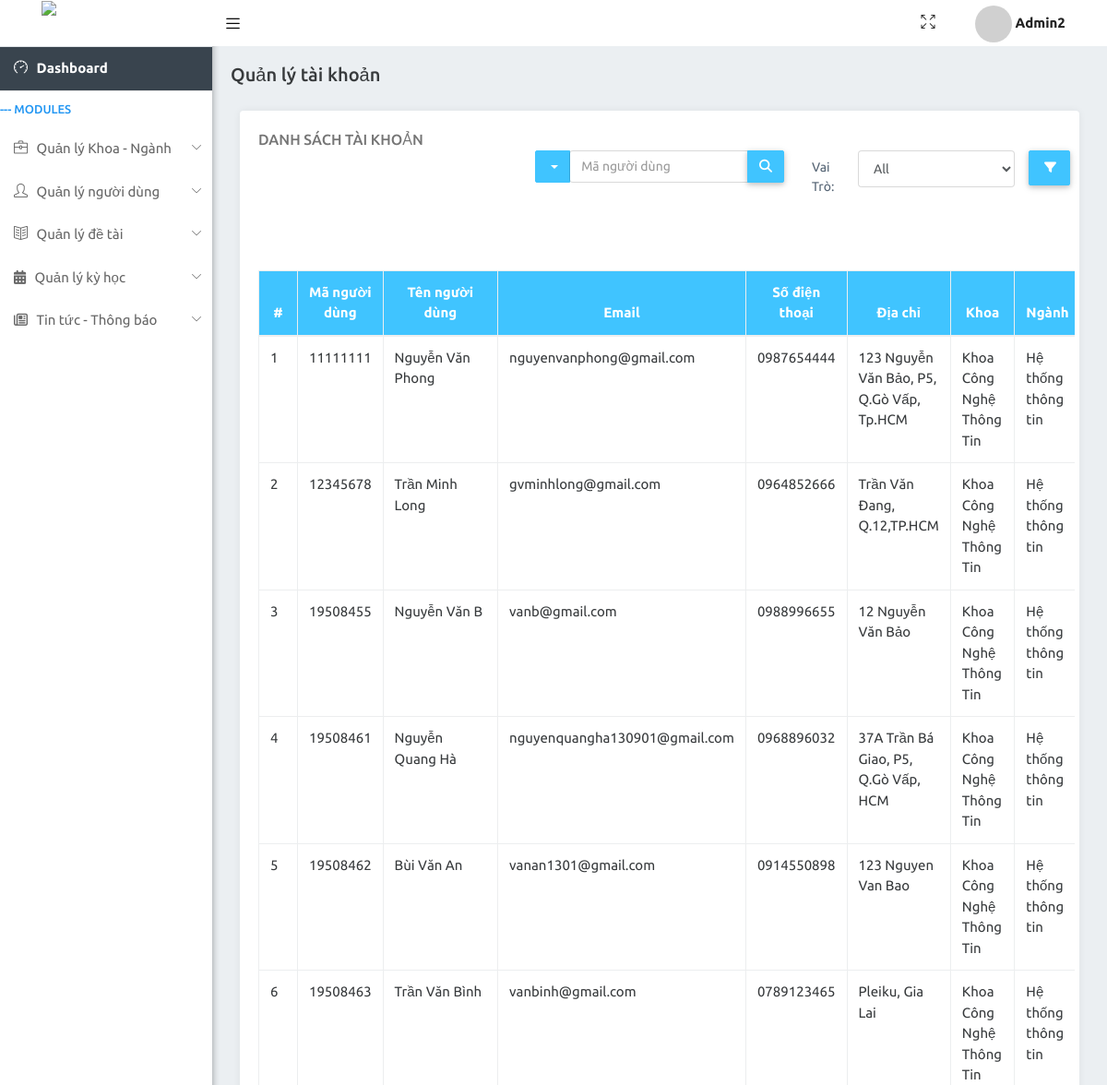
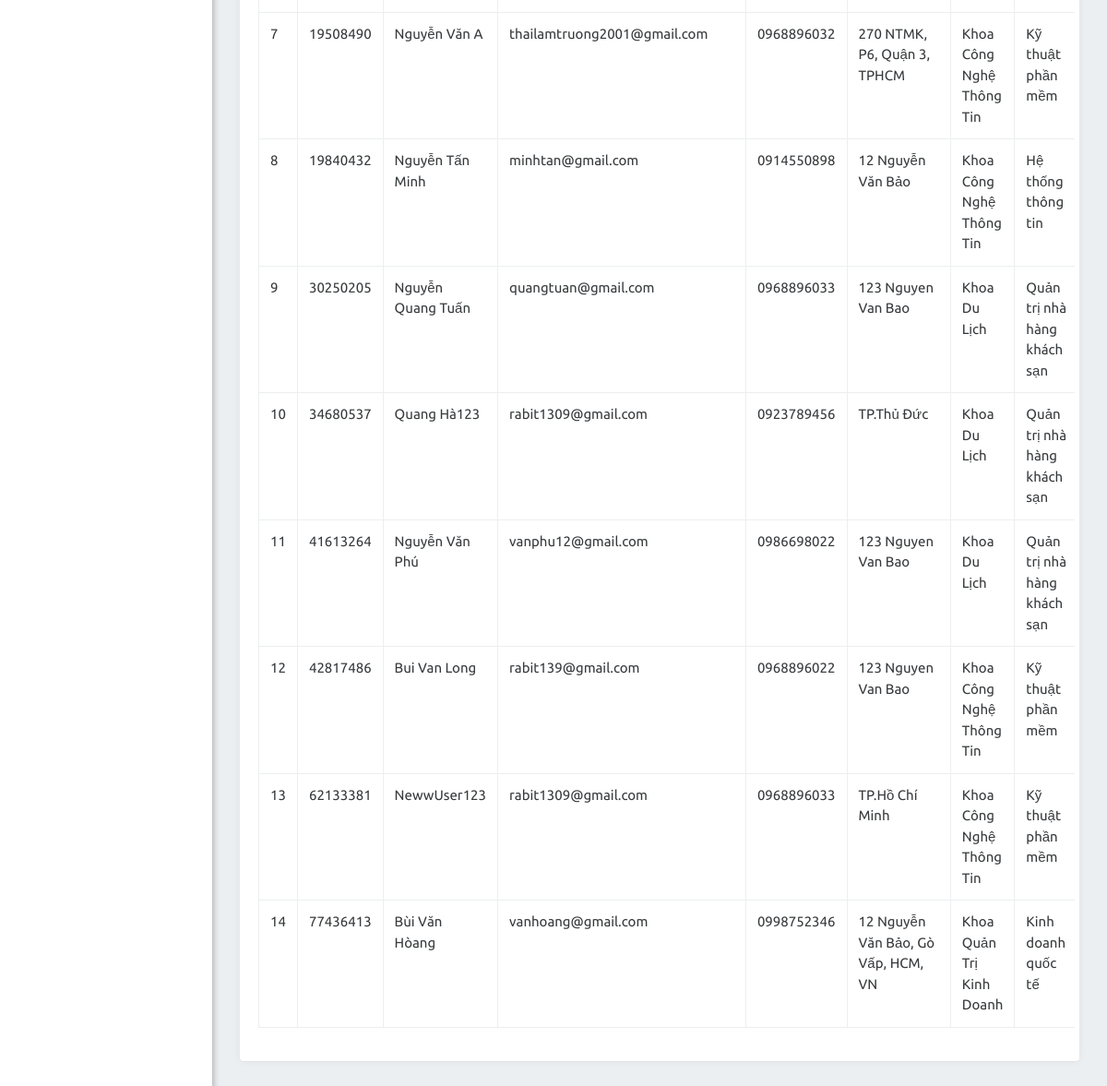
Screenshot of /admin/index.php?pages=quanlyUsers (signed in) with the database file from the repository (2 pictures, top to bottom).
### tables this page shows
CREATE TABLE `tbl_users` (
  `ma_nguoidung` int(8) NOT NULL,
  `hoten` varchar(255) NOT NULL,
  `email` text NOT NULL,
  `sodienthoai` varchar(10) NOT NULL,
  `diachi` text DEFAULT NULL,
  `hinhanh` text DEFAULT NULL,
  `matkhau` text NOT NULL,
  `khoavien` int(5) NOT NULL,
  `ma_nganh` int(5) NOT NULL,
  `vaitro` int(5) NOT NULL DEFAULT 1,
  `trangthai` int(5) NOT NULL DEFAULT 1
);

CREATE TABLE `tbl_khoavien` (
  `ma_khoavien` int(5) NOT NULL,
  `ten_khoavien` varchar(150) NOT NULL
);

CREATE TABLE `tbl_chuyennganh` (
  `ma_nganh` int(5) NOT NULL,
  `ten_nganh` varchar(150) NOT NULL,
  `khoavien` int(5) NOT NULL
);

### classes/user.php (called while the page is built, shortened)
<?php
require_once("database.php");
class User
{
    private $db;
    public function __construct()
    {
        $this->db = new Database();
    }
    public function getAllUsers()
    {
        $sql = "SELECT * FROM tbl_users
                JOIN tbl_khoavien ON tbl_users.khoavien = tbl_khoavien.ma_khoavien
                JOIN tbl_chuyennganh ON tbl_users.ma_nganh = tbl_chuyennganh.ma_nganh
                JOIN tbl_vaitro ON tbl_users.vaitro = tbl_vaitro.ma_vaitro
                JOIN tbl_trangthaitk ON tbl_users.trangthai = tbl_trangthaitk.id_trangthaitk";
        $result = $this->db->select($sql);
        return $result;
    }
    public function getRoles()
    {
        $sql = " SELECT *FROM tbl_vaitro ";
        $result = $this->db->select($sql);
        return $result;
    }
}

### classes/database.php (called while the page is built, shortened)
<?php
class Database
{
    private $host = DB_HOST;
    private $user = DB_USER;
    private $pass = DB_PASS;
    private $dbname = DB_NAME;
    private $dbh;
    public function __construct()
    {
        $dsn = 'mysql:host=' . $this->host . ';dbname=' . $this->dbname;
        $options = array(
            PDO::ATTR_PERSISTENT    => true,
            PDO::ATTR_ERRMODE       => PDO::ERRMODE_EXCEPTION
        );
        try {
            $this->dbh = new PDO($dsn, $this->user, $this->pass, $options);
        } catch (PDOException $e) {
            $this->error = $e->getMessage();
        }
    }
    public function select($query)
    {
        $stmt = $this->dbh->query($query);
        return $stmt;
    }
}

### admin/pages/adminUsers.php (the view, shortened to what this page needs)
<?php
require_once('../classes/user.php');
$user = new User();
if (isset($_POST['searchMaNguoiDung']) && $_POST['searchMaNguoiDung'] != "") {
    $searchMaNguoiDung = $_REQUEST['searchMaNguoiDung'];
    $dataUser = $user->searchUserByID($searchMaNguoiDung);
    $result =  $dataUser->fetchAll(PDO::FETCH_ASSOC);
} else if (isset($_POST['filterRole']) && $_POST['vaitro'] != "") {
    $role = $_POST['vaitro'];
    $dataUser = $user->filterForRole($role);
    $result =  $dataUser->fetchAll(PDO::FETCH_ASSOC);
} else {
    $dataUser = $user->getAllUsers();
    $result =  $dataUser->fetchAll(PDO::FETCH_ASSOC);
}
?>
<div class="col-sm-12">
    <div class="card">
        <div class="card-header">
            <h5 class="card-header-text">DANH SÁCH TÀI KHOẢN</h5>
            <div class="">
                <div class="form-group row">
                    <div class="col-md-4"><label class="sr-only"></label></div>
                    <div class="col-md-4">
                        <div class="input-group" id="dropdown2">
                            <div class="input-group-btn">
                                <button type="button" class="btn btn-info shadow-none addon-btn waves-effect waves-light dropdown-toggle addon-btn" data-toggle="dropdown" aria-haspopup="true" aria-expanded="false">
                                </button>
                            </div>
                            <form action="" method="POST" class="input-group">
                                <input type="text" class="form-control" name="searchMaNguoiDung" value="<?php if (isset($_POST['searchMaNguoiDung'])) echo ($_POST['searchMaNguoiDung']) ?>" placeholder="Mã người dùng">
                                <div class="input-group-btn">
                                    <button type="submit" class="btn btn-info  addon-btn" name="search"><i class="fa-solid fa-magnifying-glass"></i></button>
                                </div>
                            </form>
                        </div>
                    </div>
                    <div class="col-md-4">
                        <form action="" method="post">
                            <div class="form-group row">
                                <label class="col-sm-2 col-form-label ">
                                    Vai trò:</label>
                                <div class="col-sm-8">
                                    <select class="form-control " id="vaitro" name="vaitro">
                                        <option value="">All
                                        </option>
                                        <?php
                                        $vaitro = $user->getRoles();
                                        ?>
                                    </select>
                                </div>
                                <button type="submit" class="btn btn-info col-sm-2" name="filterRole" style="width: 45px; height: 38px;"><i class="fa-solid fa-filter"></i></button>
                            </div>
                        </form>
                    </div>
                </div>
            </div>
        </div>
        <div class="card-block">
            <div class="row">
                <div class="col-sm-12 table-responsive">
                    <table class="table hover table-bordered">
                        <thead class="">
                            <tr class="bg-info">
                                <th class="text-center">#</th>
                                <th class="text-center">Mã người dùng</th>
                                <th class="text-center">Tên người dùng</th>
                                <th class="text-center">Email</th>
                                <th class="text-center">Số điện thoại</th>
                                <th class="text-center">Địa chỉ</th>
                                <th class="text-center">Khoa</th>
                                <th class="text-center">Ngành</th>
                            </tr>
                        </thead>
                        <tbody id="tbody">
                            <?php
                            $dem = 1;
                            foreach ($result as $key => $value) {
                                $bg = ($value['trangthai'] == 1) ? '' : 'bg-default';
                                echo ('
                                    <tr class="'.$bg.'">
                                        <td>' . $dem++ . '</td>
                                        <td>' . $value['ma_nguoidung'] . '</td>
                                        <td>' . $value['hoten'] . '</td>
                                        <td>' . $value['email'] . '</td>
                                        <td>' . $value['sodienthoai'] . '</td>
                                        <td>' . $value['diachi'] . '</td>
                                        <td>' . $value['ten_khoavien'] . '</td>
                                        <td>' . $value['ten_nganh'] . '</td>
                                        <td>' . $value['tenvaitro'] . '</td>
                                        <td class="text-center">
                                            <a style="margin: 3px;" class="btn btn-sm btn-inverse-warning " href="?pages=updateUser&ma_nguoidung=' . $value['ma_nguoidung'] . '"  >Cập nhật</a>
                                            <button type="button" class="btn btn-inverse-danger btn-sm" id="changeStatusButton" data-toggle="modal" data-target="#changeStatusUser"
                                            data-iduser="' . $value['ma_nguoidung'] . '" data-nameuser="' . $value['hoten'] . '" data-trangthai="' . $value['trangthai'] . '" title="Cập nhật trạng thái" style="margin-right: 5px"> Đổi trạng thái
                                        </button>
                                            </td>
                                    </tr>
                                    ');
                            }
                            ?>
                        </tbody>
                    </table>
                </div>
            </div>
        </div>
    </div>
</div>

### rows the page displays
tbl_users: ma_nguoidung "11111111", hoten "Nguyễn Văn Phong", email "nguyenvanphong@gmail.com", sodienthoai "0987654444", diachi "123 Nguyễn Văn Bảo, P5, Q.Gò Vấp, Tp.HCM", khoavien.ten_khoavien "Khoa Công Nghệ Thông Tin", ma_nganh.ten_nganh "Hệ thống thông tin"
tbl_users: ma_nguoidung "12345678", hoten "Trần Minh Long", email "gvminhlong@gmail.com", sodienthoai "0964852666", diachi "Trần Văn Đang, Q.12,TP.HCM", khoavien.ten_khoavien "Khoa Công Nghệ Thông Tin", ma_nganh.ten_nganh "Hệ thống thông tin"
tbl_users: ma_nguoidung "19508455", hoten "Nguyễn Văn B", email "vanb@gmail.com", sodienthoai "0988996655", diachi "12 Nguyễn Văn Bảo", khoavien.ten_khoavien "Khoa Công Nghệ Thông Tin", ma_nganh.ten_nganh "Hệ thống thông tin"
tbl_users: ma_nguoidung "19508461", hoten "Nguyễn Quang Hà", email "nguyenquangha130901@gmail.com", sodienthoai "0968896032", diachi "37A Trần Bá Giao, P5, Q.Gò Vấp, HCM", khoavien.ten_khoavien "Khoa Công Nghệ Thông Tin", ma_nganh.ten_nganh "Hệ thống thông tin"
tbl_users: ma_nguoidung "19508462", hoten "Bùi Văn An", email "vanan1301@gmail.com", sodienthoai "0914550898", diachi "123 Nguyen Van Bao", khoavien.ten_khoavien "Khoa Công Nghệ Thông Tin", ma_nganh.ten_nganh "Hệ thống thông tin"
tbl_users: ma_nguoidung "19508463", hoten "Trần Văn Bình", email "vanbinh@gmail.com", sodienthoai "0789123465", diachi "Pleiku, Gia Lai", khoavien.ten_khoavien "Khoa Công Nghệ Thông Tin", ma_nganh.ten_nganh "Hệ thống thông tin"
tbl_users: ma_nguoidung "19508490", hoten "Nguyễn Văn A", email "thailamtruong2001@gmail.com", sodienthoai "0968896032", diachi "270 NTMK, P6, Quận 3, TPHCM", khoavien.ten_khoavien "Khoa Công Nghệ Thông Tin", ma_nganh.ten_nganh "Kỹ thuật phần mềm"
tbl_users: ma_nguoidung "19840432", hoten "Nguyễn Tấn Minh", email "minhtan@gmail.com", sodienthoai "0914550898", diachi "12 Nguyễn Văn Bảo", khoavien.ten_khoavien "Khoa Công Nghệ Thông Tin", ma_nganh.ten_nganh "Hệ thống thông tin"
tbl_users: ma_nguoidung "30250205", hoten "Nguyễn Quang Tuấn", email "quangtuan@gmail.com", sodienthoai "0968896033", diachi "123 Nguyen Van Bao", khoavien.ten_khoavien "Khoa Du Lịch", ma_nganh.ten_nganh "Quản trị nhà hàng khách sạn"
tbl_users: ma_nguoidung "34680537", hoten "Quang Hà123", email "rabit1309@gmail.com", sodienthoai "0923789456", diachi "TP.Thủ Đức", khoavien.ten_khoavien "Khoa Du Lịch", ma_nganh.ten_nganh "Quản trị nhà hàng khách sạn"
tbl_users: ma_nguoidung "41613264", hoten "Nguyễn Văn Phú", email "vanphu12@gmail.com", sodienthoai "0986698022", diachi "123 Nguyen Van Bao", khoavien.ten_khoavien "Khoa Du Lịch", ma_nganh.ten_nganh "Quản trị nhà hàng khách sạn"
tbl_users: ma_nguoidung "42817486", hoten "Bui Van Long", email "rabit139@gmail.com", sodienthoai "0968896022", diachi "123 Nguyen Van Bao", khoavien.ten_khoavien "Khoa Công Nghệ Thông Tin", ma_nganh.ten_nganh "Kỹ thuật phần mềm"
tbl_users: ma_nguoidung "62133381", hoten "NewwUser123", email "rabit1309@gmail.com", sodienthoai "0968896033", diachi "TP.Hồ Chí Minh", khoavien.ten_khoavien "Khoa Công Nghệ Thông Tin", ma_nganh.ten_nganh "Kỹ thuật phần mềm"
tbl_users: ma_nguoidung "77436413", hoten "Bùi Văn Hòang", email "vanhoang@gmail.com", sodienthoai "0998752346", diachi "12 Nguyễn Văn Bảo, Gò Vấp, HCM, VN", khoavien.ten_khoavien "Khoa Quản Trị Kinh Doanh", ma_nganh.ten_nganh "Kinh doanh quốc tế"

### other values shown
$_SESSION["username"] "Admin2"
